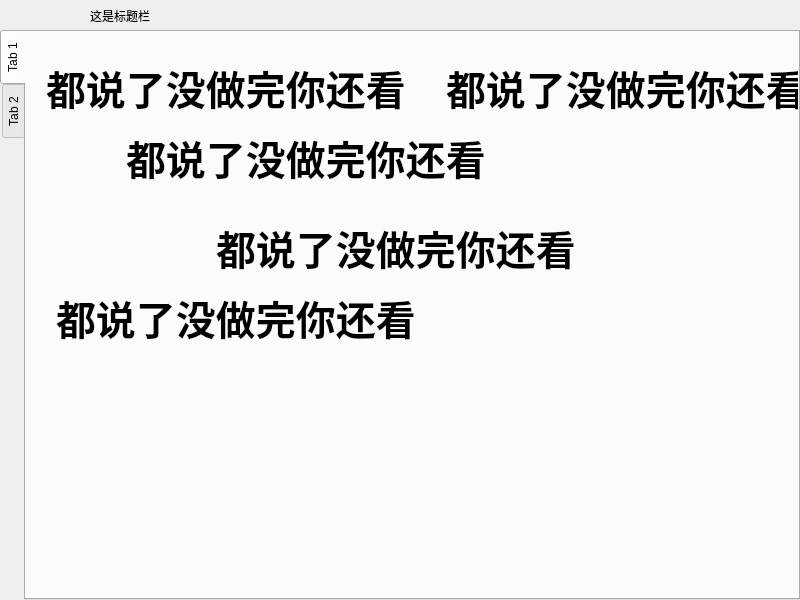
<?xml version="1.0" encoding="UTF-8"?>
<ui version="4.0">
 <class>SettingsWidget</class>
 <widget class="QWidget" name="SettingsWidget">
  <property name="geometry">
   <rect>
    <x>0</x>
    <y>0</y>
    <width>800</width>
    <height>600</height>
   </rect>
  </property>
  <property name="windowTitle">
   <string>TimeShower设置</string>
  </property>
  <property name="windowIcon">
   <iconset resource="resources.qrc">
    <normaloff>:/resources/fluentStyle/buttons/settings.svg</normaloff>:/resources/fluentStyle/buttons/settings.svg</iconset>
  </property>
  <property name="styleSheet">
   <string notr="true"/>
  </property>
  <widget class="QWidget" name="titleBar" native="true">
   <property name="geometry">
    <rect>
     <x>0</x>
     <y>0</y>
     <width>800</width>
     <height>30</height>
    </rect>
   </property>
   <property name="sizePolicy">
    <sizepolicy hsizetype="Preferred" vsizetype="Preferred">
     <horstretch>0</horstretch>
     <verstretch>0</verstretch>
    </sizepolicy>
   </property>
   <property name="minimumSize">
    <size>
     <width>0</width>
     <height>0</height>
    </size>
   </property>
   <property name="styleSheet">
    <string notr="true"/>
   </property>
   <widget class="QLabel" name="label">
    <property name="geometry">
     <rect>
      <x>90</x>
      <y>0</y>
      <width>91</width>
      <height>31</height>
     </rect>
    </property>
    <property name="frameShape">
     <enum>QFrame::NoFrame</enum>
    </property>
    <property name="frameShadow">
     <enum>QFrame::Plain</enum>
    </property>
    <property name="text">
     <string>这是标题栏</string>
    </property>
   </widget>
   <widget class="QPushButton" name="backButton">
    <property name="geometry">
     <rect>
      <x>0</x>
      <y>0</y>
      <width>30</width>
      <height>30</height>
     </rect>
    </property>
    <property name="text">
     <string/>
    </property>
    <property name="icon">
     <iconset resource="resources.qrc">
      <normaloff>:/resources/fluentStyle/buttons/back.svg</normaloff>:/resources/fluentStyle/buttons/back.svg</iconset>
    </property>
    <property name="iconSize">
     <size>
      <width>30</width>
      <height>30</height>
     </size>
    </property>
    <property name="checkable">
     <bool>false</bool>
    </property>
    <property name="autoRepeat">
     <bool>false</bool>
    </property>
    <property name="flat">
     <bool>true</bool>
    </property>
   </widget>
   <widget class="QDialogButtonBox" name="buttonBox">
    <property name="geometry">
     <rect>
      <x>769</x>
      <y>0</y>
      <width>30</width>
      <height>30</height>
     </rect>
    </property>
    <property name="orientation">
     <enum>Qt::Horizontal</enum>
    </property>
    <property name="standardButtons">
     <set>QDialogButtonBox::NoButton</set>
    </property>
   </widget>
  </widget>
  <widget class="QWidget" name="widget" native="true">
   <property name="geometry">
    <rect>
     <x>0</x>
     <y>30</y>
     <width>800</width>
     <height>570</height>
    </rect>
   </property>
   <widget class="QTabWidget" name="tabWidget">
    <property name="geometry">
     <rect>
      <x>0</x>
      <y>0</y>
      <width>800</width>
      <height>570</height>
     </rect>
    </property>
    <property name="tabPosition">
     <enum>QTabWidget::West</enum>
    </property>
    <property name="currentIndex">
     <number>0</number>
    </property>
    <widget class="QWidget" name="tab">
     <attribute name="title">
      <string>Tab 1</string>
     </attribute>
     <widget class="QLabel" name="label_2">
      <property name="geometry">
       <rect>
        <x>100</x>
        <y>40</y>
        <width>401</width>
        <height>171</height>
       </rect>
      </property>
      <property name="font">
       <font>
        <pointsize>30</pointsize>
        <weight>75</weight>
        <bold>true</bold>
       </font>
      </property>
      <property name="text">
       <string>都说了没做完你还看</string>
      </property>
     </widget>
     <widget class="QLabel" name="label_7">
      <property name="geometry">
       <rect>
        <x>20</x>
        <y>-30</y>
        <width>401</width>
        <height>171</height>
       </rect>
      </property>
      <property name="font">
       <font>
        <pointsize>30</pointsize>
        <weight>75</weight>
        <bold>true</bold>
       </font>
      </property>
      <property name="text">
       <string>都说了没做完你还看</string>
      </property>
     </widget>
     <widget class="QLabel" name="label_8">
      <property name="geometry">
       <rect>
        <x>190</x>
        <y>130</y>
        <width>401</width>
        <height>171</height>
       </rect>
      </property>
      <property name="font">
       <font>
        <pointsize>30</pointsize>
        <weight>75</weight>
        <bold>true</bold>
       </font>
      </property>
      <property name="text">
       <string>都说了没做完你还看</string>
      </property>
     </widget>
     <widget class="QLabel" name="label_9">
      <property name="geometry">
       <rect>
        <x>420</x>
        <y>-30</y>
        <width>401</width>
        <height>171</height>
       </rect>
      </property>
      <property name="font">
       <font>
        <pointsize>30</pointsize>
        <weight>75</weight>
        <bold>true</bold>
       </font>
      </property>
      <property name="text">
       <string>都说了没做完你还看</string>
      </property>
     </widget>
     <widget class="QLabel" name="label_10">
      <property name="geometry">
       <rect>
        <x>30</x>
        <y>200</y>
        <width>401</width>
        <height>171</height>
       </rect>
      </property>
      <property name="font">
       <font>
        <pointsize>30</pointsize>
        <weight>75</weight>
        <bold>true</bold>
       </font>
      </property>
      <property name="text">
       <string>都说了没做完你还看</string>
      </property>
     </widget>
    </widget>
    <widget class="QWidget" name="tab_2">
     <attribute name="title">
      <string>Tab 2</string>
     </attribute>
     <widget class="QLabel" name="label_3">
      <property name="geometry">
       <rect>
        <x>20</x>
        <y>10</y>
        <width>401</width>
        <height>171</height>
       </rect>
      </property>
      <property name="font">
       <font>
        <pointsize>30</pointsize>
        <weight>75</weight>
        <bold>true</bold>
       </font>
      </property>
      <property name="text">
       <string>都说了没做完你还看</string>
      </property>
     </widget>
     <widget class="QLabel" name="label_4">
      <property name="geometry">
       <rect>
        <x>10</x>
        <y>130</y>
        <width>401</width>
        <height>171</height>
       </rect>
      </property>
      <property name="font">
       <font>
        <pointsize>30</pointsize>
        <weight>75</weight>
        <bold>true</bold>
       </font>
      </property>
      <property name="text">
       <string>都说了没做完你还看</string>
      </property>
     </widget>
     <widget class="QLabel" name="label_5">
      <property name="geometry">
       <rect>
        <x>290</x>
        <y>70</y>
        <width>401</width>
        <height>171</height>
       </rect>
      </property>
      <property name="font">
       <font>
        <pointsize>30</pointsize>
        <weight>75</weight>
        <bold>true</bold>
       </font>
      </property>
      <property name="text">
       <string>都说了没做完你还看</string>
      </property>
     </widget>
     <widget class="QLabel" name="label_6">
      <property name="geometry">
       <rect>
        <x>340</x>
        <y>200</y>
        <width>401</width>
        <height>171</height>
       </rect>
      </property>
      <property name="font">
       <font>
        <pointsize>30</pointsize>
        <weight>75</weight>
        <bold>true</bold>
       </font>
      </property>
      <property name="text">
       <string>都说了没做完你还看</string>
      </property>
     </widget>
    </widget>
   </widget>
  </widget>
 </widget>
 <resources>
  <include location="resources.qrc"/>
 </resources>
 <connections/>
</ui>
